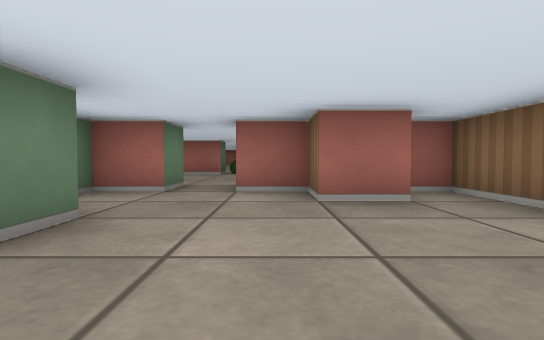
[1] (above)

23 first-person views from a walk through a cub3D level. The camera is about half as high as the walls, tilts 2° down and sees 80° across. The floor is counted in squares. Each view is taken from the middle of a square. On the plan, view 1 faces up. The plan holds only what a view shows up to about 9 squares ahead; the rest is blank.

[2]
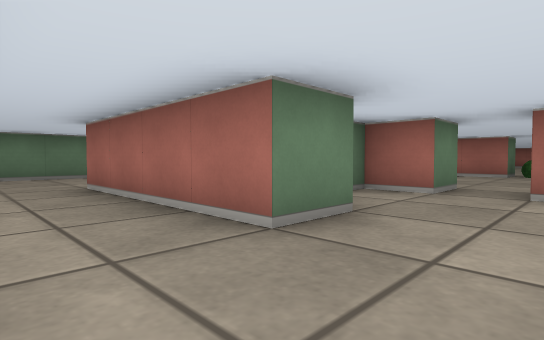

[3]
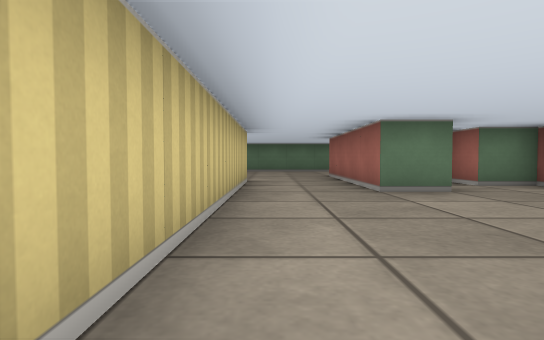

[4]
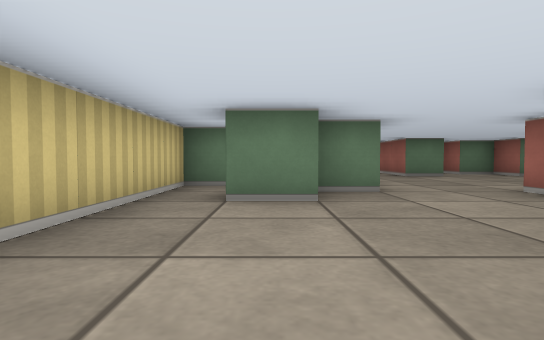

[5]
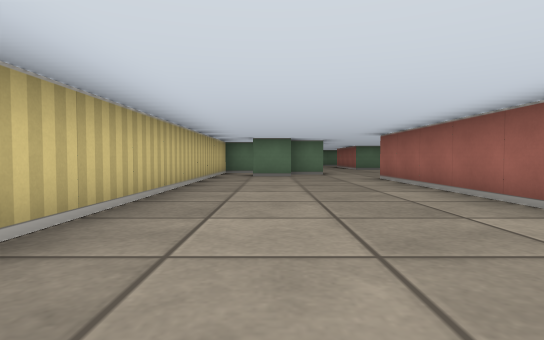

[6]
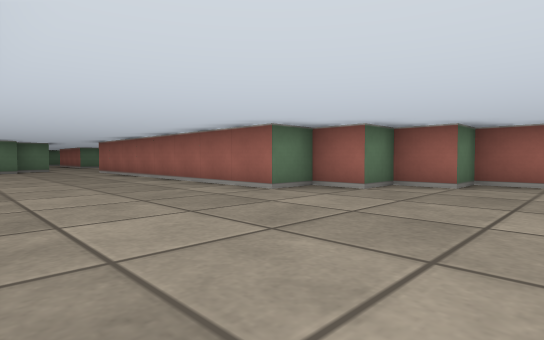

[7]
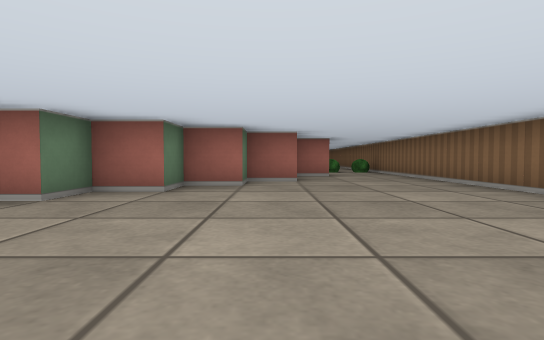

[8]
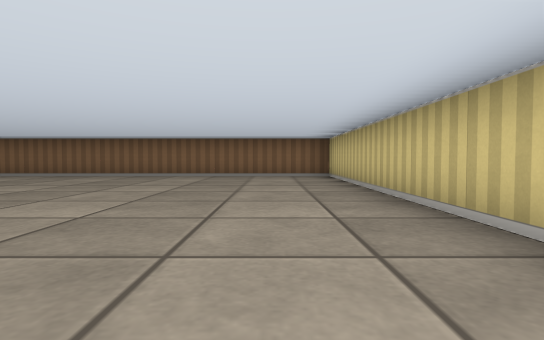

[9]
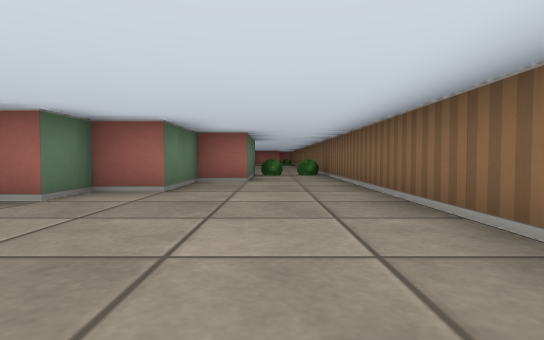

[10]
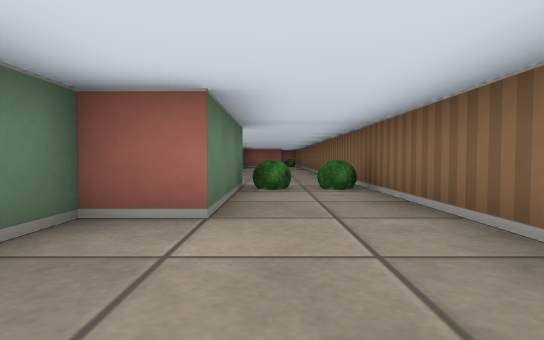

[11]
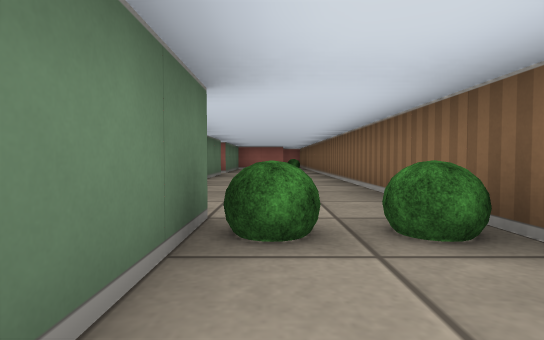

[12]
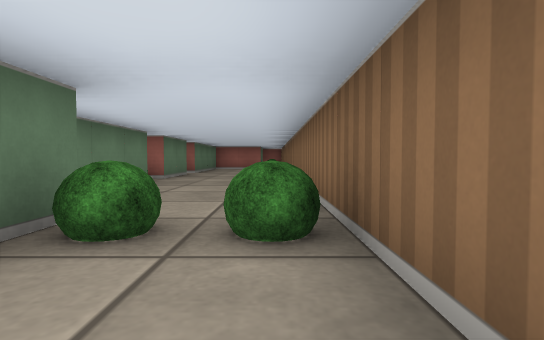

[13]
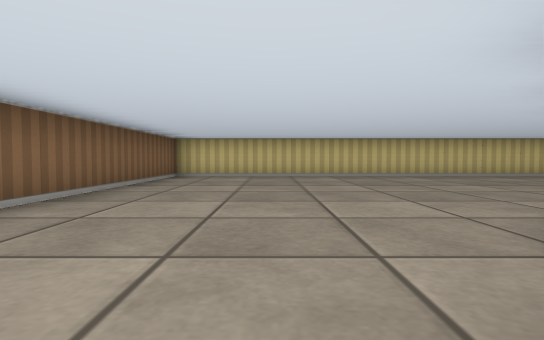

[14]
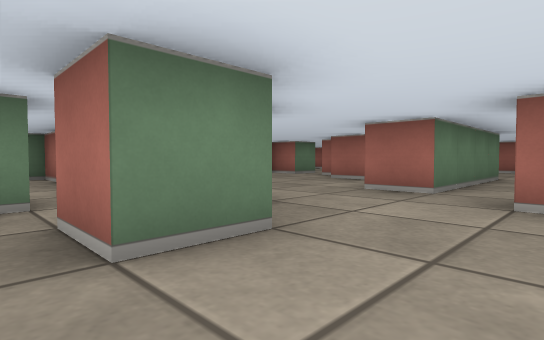

[15]
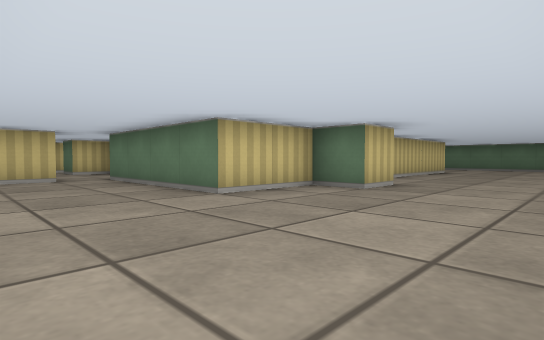

[16]
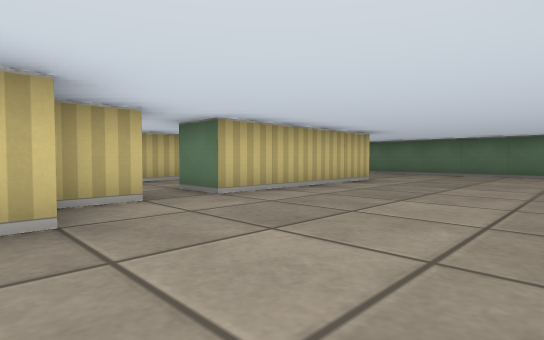

[17]
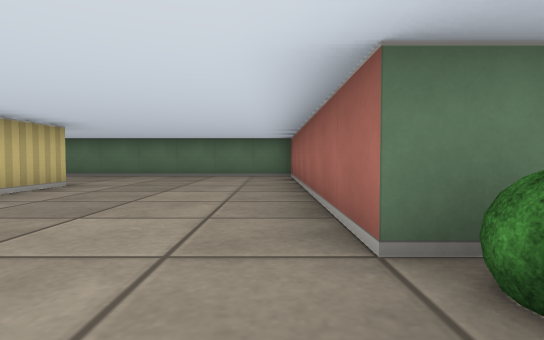

[18]
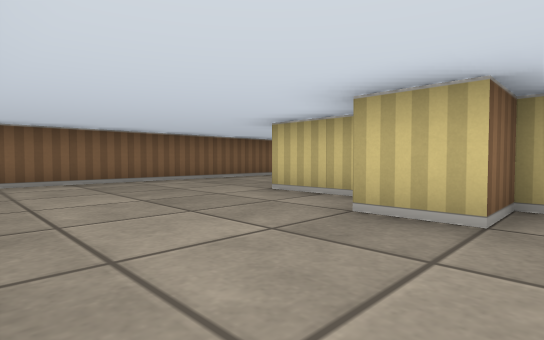

[19]
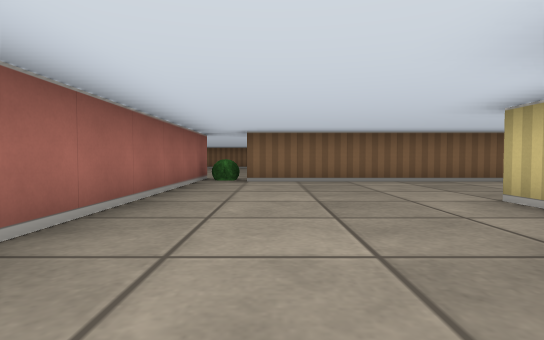

[20]
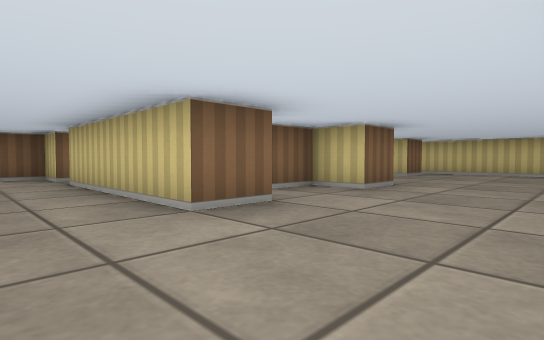

[21]
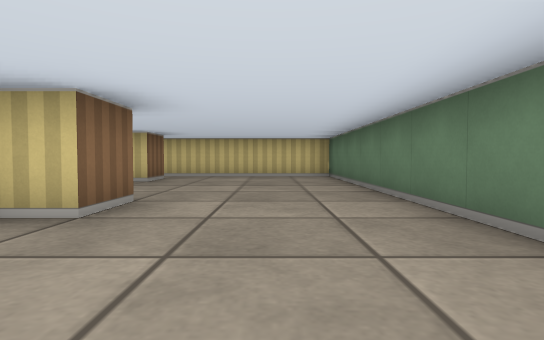

[22]
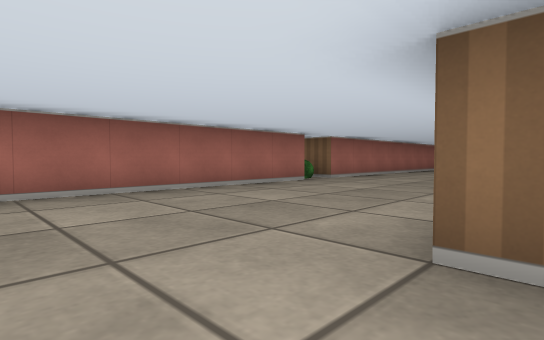

[23]
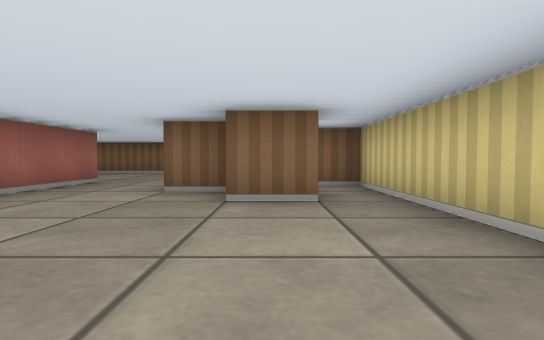

### Floor plan
Points are (right, up) in squares from view 1. A wall is a line through its corners. A room is listed if a view was taken in it or the views show most of it. See-through windows are left out.
Room 1 (views 1, 2)
walls: (-1.5, 2.6) (-1.5, 1.5) (-4.5, 1.5); (-2.6, 2.5) (-1.8, 2.5); (-1.5, 4.5) (-2.5, 4.5) (-2.5, 3.5) (-3.4, 3.5); (1.6, 3.5) (0.5, 3.5) (0.5, 4.5) (-0.5, 4.5); (-3.5, -0.5) (2.5, -0.5); (2.5, 2.9) (2.5, 4.5) (1.9, 4.5); (-4.5, -1.5) (-4.1, -1.5)
ways out: opening at (3, 0.5) to room 2; opening at (-5, 0.5) to room 3; opening at (-1, 5) to room 3
Room 2 (views 3, 4, 5, 6, 7, 8, 9, 10, 11, 12, 13, 14)
walls: (17.5, 9.5) (17.5, 6.5) (16.5, 6.5) (16.5, 4.5) (15.5, 4.5) (15.5, 3.5) (14.5, 3.5) (14.5, 2.5) (13.5, 2.5) (13.5, 1.5) (12.5, 1.5) (12.5, 0.5) (4.5, 0.5); (3.5, 1.5) (2.5, 1.5); (3.5, -1.4) (3.5, -2.5) (2.5, -2.5); (2.5, -0.5) (2.5, -1.4); (16.5, 13.5) (16.5, 11.1); (2.5, -3.5) (19.5, -3.5) (19.5, 16); (16.5, 16) (16.5, 14.5) (16, 14.5)
ways out: opening at (3, 0.5) to room 1; opening at (4, 2) to room 3; opening at (2, -3) to room 4; opening at (18.5, 15.5)
objects: bush (18, 9); bush (19, 9)
Room 3 (views 15, 16, 17, 18, 19, 20, 21, 22, 23)
walls: (-0.6, 5.5) (0.5, 5.5) (0.5, 6.5) (1.5, 6.5) (1.5, 5.5) (3.5, 5.5) (3.5, 1.5); (-5.5, 4.5) (-5.5, 5.5) (-1.5, 5.5) (-1.5, 4.5); (-4.5, 1.5) (-5.5, 1.5) (-5.5, 2.5) (-4.5, 2.5) (-4.5, 3.5); (-1.5, 10.5) (-1.5, 9.5) (-8.5, 9.5) (-8.5, -3.5) (-2.5, -3.5) (-2.5, -2.8); (4.5, 1.5) (5.4, 1.5); (-2.5, -1.5) (-3.5, -1.5) (-3.5, -1.9); (-3.5, -1.5) (-3.5, -0.5); (6.5, 2.8) (6.5, 8.5); (-4.5, -2.6) (-4.5, -1.5); (7.5, 9.5) (-0.5, 9.5) (-0.5, 10.4)
ways out: opening at (-5, 0.5) to room 1; opening at (-1, 5) to room 1; opening at (4, 2) to room 2; opening at (-2, -2) to room 4; opening at (7.5, 9)
objects: bush (-1, 10); bush (7, 9)
Room 4 (no view inside)
walls: (1.5, -2.4) (1.5, -3.5) (2.5, -3.5)
ways out: opening at (2, -3) to room 2; opening at (-2, -2) to room 3

Positions as (right, up) in squares from view 1, and headings:
1: (0, 0), facing up
2: (0, 0), facing up-left
3: (3, 0), facing left
4: (7, -2), facing left
5: (12, -2), facing left
6: (16, -3), facing up-left
7: (16, -2), facing up
8: (11, -2), facing right
9: (18, 0), facing up
10: (18, 4), facing up
11: (18, 7), facing up
12: (19, 7), facing up
13: (17, 5), facing down
14: (5, -3), facing up-left
15: (6, 9), facing down-left
16: (1, 9), facing down-left
17: (0, 9), facing left
18: (0, 9), facing down-right
19: (0, 8), facing right
20: (-8, 7), facing down-right
21: (-7, 5), facing down
22: (-7, 5), facing up-right
23: (-8, -2), facing right
